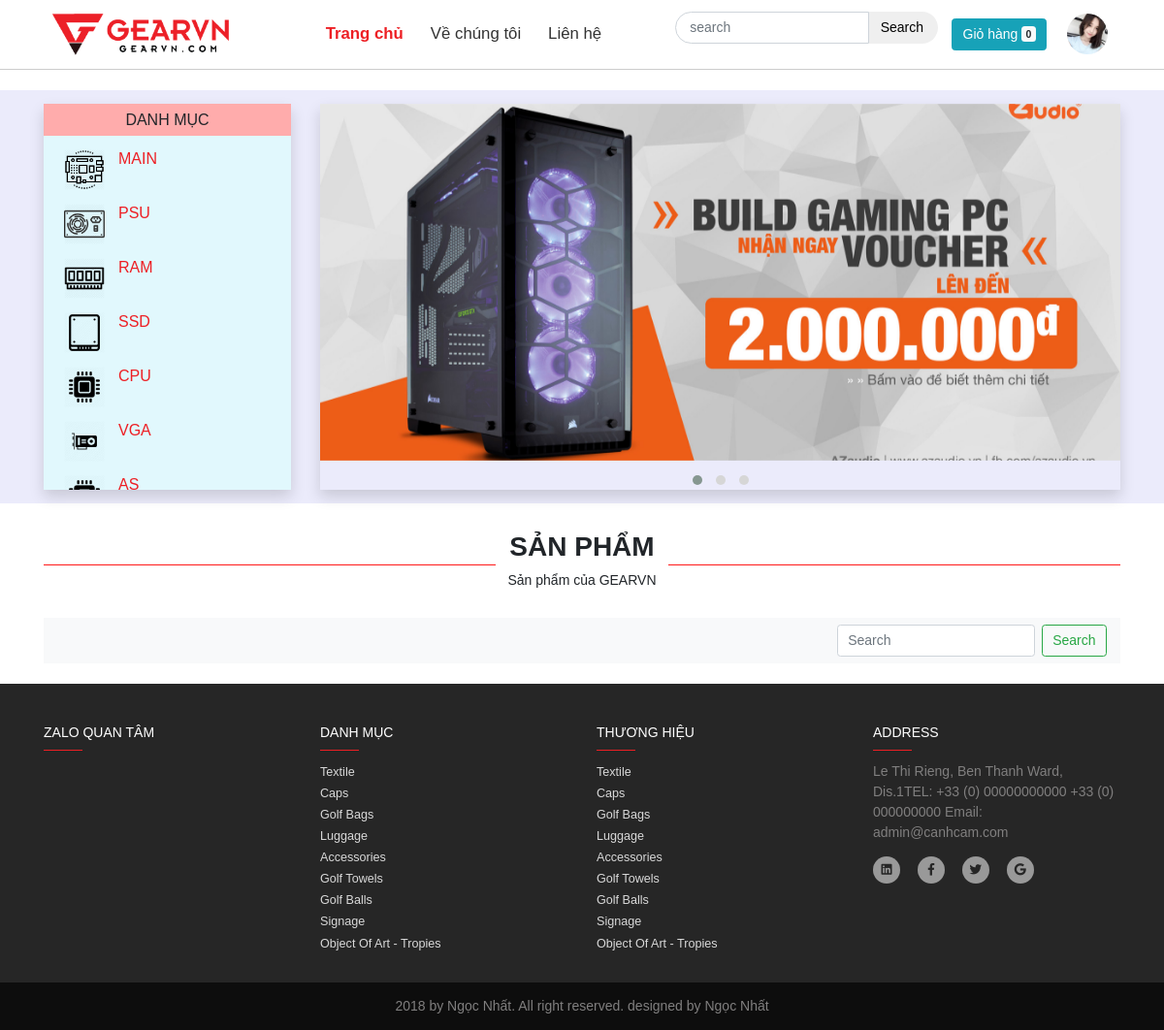
Screenshot of /index.php?path=product&id=19 with the database file from the repository.
### tables this page shows
CREATE TABLE `category` (
  `name` varchar(50) NOT NULL COMMENT 'Tên loại',
  `id` int(4) NOT NULL,
  `show` bit(1) NOT NULL DEFAULT b'0',
  `img` varchar(100) NOT NULL
);

### model/connect.php (called while the page is built, shortened)
 <?php
	class connect {
		var $db=null;
		public function __construct()
		{
			$dsn='mysql:host=localhost;dbname=gearvn';
			$user='root';
			$pass='';
			$this->db=new PDO($dsn,$user,$pass, array(PDO::MYSQL_ATTR_INIT_COMMAND => "SET NAMES utf8"));
		}
		public function getList($select)
		{
			$results = $this->db->query($select);
			return $results;
		}
    }
?>

### model/core.php (called while the page is built, shortened)
<?php
    function getList($table){
        $db = new connect();
        $query = "select * from $table";
        $result = $db->getList($query);
        return $result;
    }
?>

### view/product.php (the view, shortened to what this page needs)
<?php require 'view/Layout/header.php' ;
	$route = "index.php?path=product";
?>
<main>
<section class="content-c1 pt-3 pb-3">
	<div class="container">
		<div class="row">
		<div class="col-md-9 order-md-last">
			<div class="owl-carousel owl-theme list-item shadow">
			<div class="item" bg-img-responsive="./view/Public/img/banner-2.jpg" bg-img-responsive-sm="./view/Public/img/banner-2.jpg" bg-img-responsive-xs="./view/Public/img/banner-2.jpg"></div>
			</div>
		</div>
		<div class="col-md-3">
			<div class="nav-category shadow mt-3 mt-md-0">
			<div class="title">
				<h3 class="text-center">DANH MỤC</h3>
			</div>
			<div class="list-items">
			<?php
				$resutl = getList('category');
				foreach ($resutl as  $value) {
					extract($value);
					echo
					"<a href='$route&id=$id'>
					<div class='element ml-4 d-flex'>
					<img class='img-fluid' src='$img' alt=>
					<h3> $name </h3>
					</div></a>"
					;
				}
			?>
			</div>
			</div>
		</div>
		</div>
	</div>
</section>
<section class="content-c2">
        <div class="container">
          <div class="row">
            <div class="col-md-12">
              <div class="title mt-2 title-main">
                <h2>SẢN PHẨM</h2>
                <p class="text-center">Sản phẩm của GEARVN</p>
              </div>
			  <nav class="navbar navbar-expand-lg navbar-light bg-light">
				<form action="<?=$route?>" method='POST' class="form-inline my-2 my-lg-0">
					<input class="form-control mr-sm-2" name='txtSearch' type="search" placeholder="Search" aria-label="Search">
					<button class="btn btn-outline-success my-2 my-sm-0" name='action' value='search' type="submit">Search</button>
				</form>
			</nav>
            </div>
          </div>
        </div>
      </section>
</main>
<?php require 'view/Layout/footer.php' ?>

### rows the page displays
category: img (picture), name "MAIN"
category: img (picture), name "PSU"
category: img (picture), name "RAM"
category: img (picture), name "SSD"
category: img (picture), name "CPU"
category: img (picture), name "VGA"
category: img (picture), name "AS"

### other values shown
sizeof($_SESSION['count']) "0"
